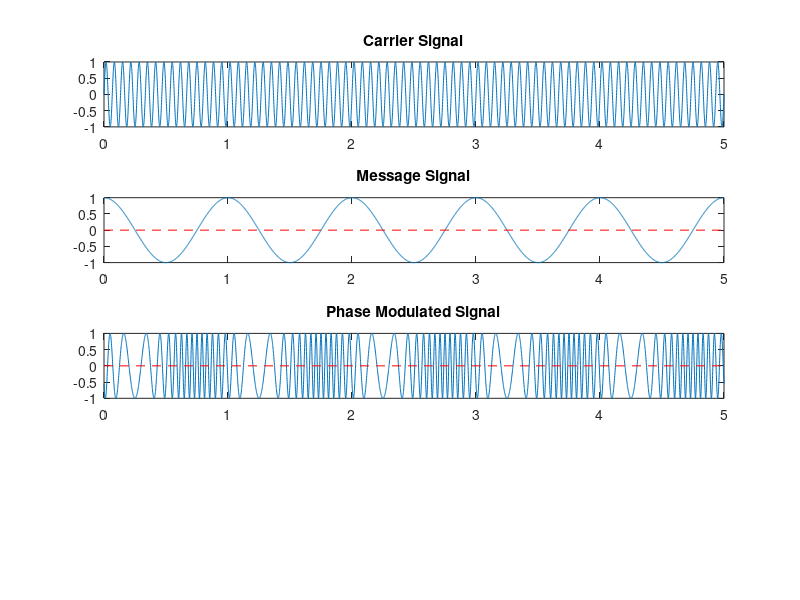

The MATLAB source for this figure: (Note: this script raises an error after producing the figure.)
% Clear the workspace, close all figures, and clear the command window
clear all;
close all;
clc;

% Set the parameters for the carrier and message signals
carrierAmp = 1;          % Carrier signal amplitude
messageAmp = 1;          % Message signal amplitude
carrierFrq = 15;         % Carrier signal frequency
messageFrq = 1;          % Message signal frequency

% Modulation index, best if 1/2
% modulationIndex = messageAmp / carrierAmp;
modulationIndex = 10;

TotalTime = 5;
t = 0 : 0.001 : TotalTime;

messageSignal = messageAmp * cos(2 * pi * messageFrq * t);
% messageSignal = messageAmp * sin(2 * pi * messageFrq * t) + messageAmp * cos(2 * pi * messageFrq/2 * t);

carrierSignal = carrierAmp * sin(2 * pi * carrierFrq * t);

modulatedSignal = carrierAmp .* sin(2*pi*carrierFrq*t + (modulationIndex .* cos(2*pi*messageFrq*t)));


subplot(411);
plot(t, carrierSignal);
title('Carrier Signal');

subplot(412);
plot(t, messageSignal);
title('Message Signal');
line ([0, TotalTime], [0 0], "linestyle", "--", "color", "r");

subplot(413);
plot(t, modulatedSignal);
title('Phase Modulated Signal');
line ([0, TotalTime], [0 0], "linestyle", "--", "color", "r");


demodulatedSignal = pmDemod(modulatedSignal);
subplot(414);
plot(t(1:end-1), demodulatedSignal);
title('Demodulated Signal');
line ([0, TotalTime], [0 0], "linestyle", "--", "color", "r");


function m = pmDemod(s)
    % Perform phase demodulation
    x = diff(s);
    y = abs(x);
    [b, a] = butter(10, 0.056);
    m = filter(b, a, y);
end
